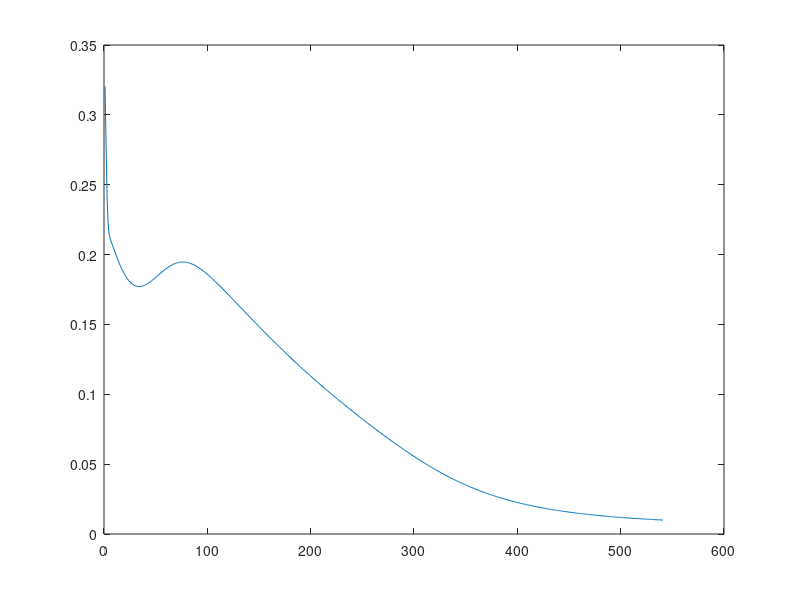

Write MATLAB code to recreate this figure.
# Created by Octave 6.3.0, Sat Dec 11 19:21:56 2021 GMT <stdsulistiadi@Estede-PC>
pkg load io

%=====================TRAINING=====================%

%data initiation
dataset=xlsread('iris_dataset.csv');
[row_dataset,column_dataset]=size(dataset);

%data normalization using min max method
max_dataset=max(dataset);
min_dataset=min(dataset);
for i = 1:column_dataset
  for j = 1:row_dataset
    normal_dataset(j,i) = (dataset(j,i)-min_dataset(i))/(max_dataset(i)-min_dataset(i));
  end
end

%define training dataset with 70 percents data
input = normal_dataset(1:(row_dataset*70/100), 1:4);
target = normal_dataset(1:(row_dataset*70/100), 5:7);

%neural network structure
hidden_neuron=8;
[input_row_length,input_col_length] = size(input);
[target_row_length,target_col_length] = size(target);

%variable declaration
input_zeros=zeros(1,input_col_length);
input_ones=ones(size(input_zeros));
hidden_neuron_zeros=zeros(1,hidden_neuron);
hidden_neuron_ones=ones(size(hidden_neuron_zeros));
target_zeros=zeros(1,target_col_length);
target_ones=ones(size(target_zeros));

%weight initiation with nguyen-widrow
%v=rand(input_col_length,hidden_neuron)-ones(input_col_length,hidden_neuron)/2;
v=[0.13584,0.44908,0.1821,-0.13186,-0.13426,-0.47506,-0.069266,-0.16609;0.11365,-0.26384,0.43592,-0.23005,-0.060468,-0.26275,-0.17408,0.3864;-0.3889,0.045244,-0.17555,-0.39076,-0.40095,0.33539,0.0007694,0.32386;-0.24343,0.45307,0.054626,-0.24773,-0.080212,-0.19976,-0.33229,-0.49412];
v_beta=0.7*hidden_neuron.^(1/input_col_length);
for j=1:input_col_length
    input_zeros(j)=sqrt(sum(v(:,j).^2));
    v(:,j)=(v_beta.*v(:,j))/input_zeros(j);
end

%w=rand(hidden_neuron,target_col_length)-ones(hidden_neuron,target_col_length)/2;
w=[0.26872,0.2447,-0.37297;0.06159,-0.17709,-0.37387;0.46636,0.12208,0.23246;0.22421,0.041961,-0.11212;-0.084065,0.06204,-0.37405;-0.014748,-0.13326,0.34871;-0.39181,0.41488,-0.10076;0.27049,-0.48182,-0.20509];
w_beta=0.7*target_col_length.^(1/hidden_neuron);
for j=1:target_col_length
    hidden_neuron_zeros(j)=sqrt(sum(w(:,j).^2));
    w(:,j)=(w_beta.*w(:,j))/hidden_neuron_zeros(j);
end

%bias initiation with nguyen-widrow
%v_bias=(2*v_beta).*rand(1,1)-v_beta;
%w_bias=(2*w_beta).*rand(1,1)-w_beta;
v_bias=zeros(1,hidden_neuron); %no bias
w_bias=zeros(1,target_col_length); %no bias

%delta weight initiation
%v_delta = zeros(size(v));
%w_delta = zeros(size(w));
%miu = 0.7;

%neural network parameter
alpha=0.2;
error=0;
error_target=1e-2;
epoch=1;
max_epoch=10000;

%delta bias initialization with zero
%v_bias_delta = zeros(size(v_bias));
%w_bias_delta = zeros(size(w_bias));

%epoch and error vector initiation for plotting graphics
epoch_vector=[];
error_vector=[];

%feedforward and backpropagation algorithm
while(epoch<max_epoch)
  for i=1:input_row_length
    x = input(i,:);
    zin=v_bias + x*v;
    %%z=sigmoid(zin);
    z = 1 ./ (1 + e.^-zin);
    yin=w_bias + z*w;
    %%y=sigmoid(yin);
    y = 1 ./ (1 + e.^-yin);
    
    %information error
    derr_dy=2*(y-target(i,:));
    dy_dyin=y.*(target_ones-y);
    
    %weight correction
    dyin_dw=z;
    %w_delta=((derr_dy.*dy_dyin)'*dyin_dw)' + miu*w_delta ;
    w_delta=((derr_dy.*dy_dyin)'*dyin_dw)' ;
    dyin_z=w;
    dz_zin=z.*(hidden_neuron_ones-z);
    dzin_v=x;
    %v_delta=(((derr_dy.*dy_dyin*dyin_z').*dz_zin)'*dzin_v)' + miu*v_delta ;
    v_delta=(((derr_dy.*dy_dyin*dyin_z').*dz_zin)'*dzin_v)';
    
    %bias diffential with momentum
    %v_bias_delta = ((derr_dy.*dy_dyin*dyin_z').*dz_zin) + miu*v_bias_delta;
    %w_bias_delta = (derr_dy.*dy_dyin) + + miu*w_bias_delta;
    
    %bias calculation
    v=v-alpha*(v_delta);
    w=w-alpha*(w_delta);
    
    %v_bias = v_bias - alpha*v_bias_delta;
    %w_bias = w_bias - alpha*w_bias_delta;
  end
  
  %sum of error calculation
  error=0.5*(sum((y-target(i,:)).^2));

  %epoch and error vector value added for plotting graphics
  epoch_vector=[epoch_vector; epoch];
  error_vector=[error_vector; error];
  
  if (error<error_target)
    break;
  end
  epoch=epoch+1;
end

plot(epoch_vector,error_vector);

%=====================TESTING=====================%

%define testing dataset with others 30 percents data
input_test = normal_dataset((row_dataset*70/100)+1:end, 1:4);
target_test = normal_dataset((row_dataset*70/100)+1:end, 5:7);
[input_test_row_length,input_test_col_length] = size(input_test);
[target_test_row_length,target_test_col_length] = size(target_test);
true_recognition=0;

%forward propagation
for i=1:input_test_row_length
  
  x_final=input_test(i,:);
  %zin_test=x_final*v + bias_v;
  zin_test=x_final*v;
  z_test=1 ./ (1 + e.^-zin_test);
  %yin_test=z_test*w + bias_w;
  yin_test=z_test*w;
  y_test(i,:)=1 ./ (1 + e.^-yin_test);
  
  %recoginition calculation
  for n=1:target_test_col_length
    if y_test(i,n)>0.5
      y_test_check(i,n)=1;
    else
      y_test_check(i,n)=0;
    end
  end
  
  if y_test_check(i,:) == target_test(i,:);
    true_recognition = true_recognition+1;
  end
  
end

%recoginition calculation
true_recognition_rate=true_recognition/target_test_row_length*100;
